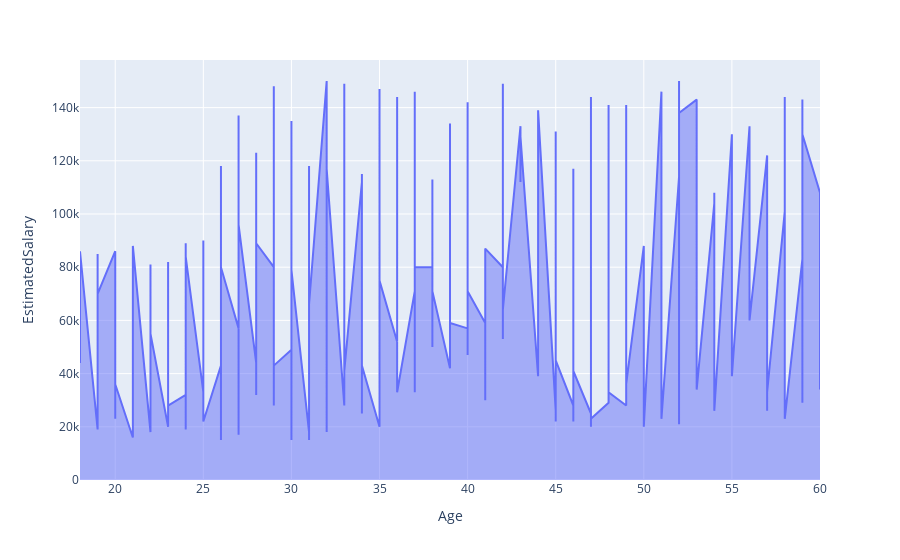

Source (notebook cell):
### Code cell
px.area(df, x='Age', y='EstimatedSalary')

### Figure 1 — Plotly figure (JSON) as saved in the notebook; plotly's stock layout.template omitted (floating-point values rounded to 4 significant figures; data arrays with more than 128 entries replaced by an {"elided": "..."} marker saying what was removed)
{"data": [{"hovertemplate": "Age=%{x}<br>EstimatedSalary=%{y}<extra></extra>", "legendgroup": "", "line": {"color": "#636efa"}, "marker": {"symbol": "circle"}, "mode": "lines", "name": "", "orientation": "v", "showlegend": false, "stackgroup": "1", "type": "scatter", "x": {"elided": "400 int values"}, "xaxis": "x", "y": {"elided": "400 int values"}, "yaxis": "y"}], "layout": {"legend": {"tracegroupgap": 0}, "margin": {"t": 60}, "xaxis": {"anchor": "y", "domain": [0, 1], "title": {"text": "Age"}}, "yaxis": {"anchor": "x", "domain": [0, 1], "title": {"text": "EstimatedSalary"}}}}
